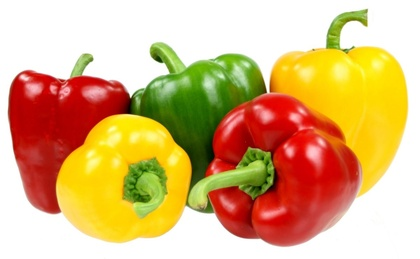
%> input picture Edge Dectection/BellPepper3.jpg, 420 x 259 px, shrunk from 1200 x 740 before the run
$ octave Test.m   (GNU Octave 9; MATLAB toolbox functions it lacks are replaced by stand-ins)
%> lines starting %> are read from the running program, lines starting %| are printed output that depends on the picture; in (x1, y1, x2, y2) boxes, pixels count from 0 and x2, y2 are one past the last pixel; in counts of white or black regions, pixels touching at a corner belong together; the program's own positions count from 1
### Edge Dectection/colorEdgeDetect.m
function [] = colorEdgeDetect (fileName, redLim, greenLim, blueLim)
%> called with fileName = '..\Images\BellPepper3.jpg', redLim = 140, greenLim = 20, blueLim = 50

    input = imread(fileName);
%> input is the input picture: size 259x420x3 uint8; mean R, G, B 219.9, 180.6, 126
    red = input(:,:,1);
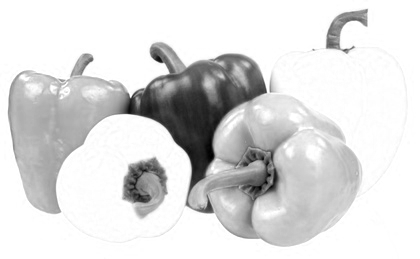
%> red: size 259x420 uint8; min 0, max 255, mean 219.9
    green = input(:,:,2);
    blue = input(:,:,3);
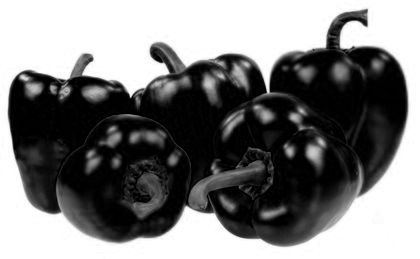
%> blue: size 259x420 uint8; min 0, max 255, mean 126
    output = input;


    % Horizontal Traversal
    for x = 2 : ( size(input, 1) - 2 )
        for y = 2 : ( size(input, 2) - 2 )
            greenLeft = red(x-1,y) < redLim && green(x-1,y) > greenLim && blue(x-1,y) < blueLim;
            greenRight = red(x+1,y) < redLim && green(x+1,y) > greenLim && blue(x+1,y) < blueLim;
            if (greenLeft && ~greenRight) || (~greenLeft && greenRight)
                output(x,y,1) = 0;
                output(x,y,2) = 0;
                output(x,y,3) = 255;
            end
        end
    end
%> output: size 259x420x3 uint8; 1.94% of pixels changed, all inside (x1, y1, x2, y2) = (87, 15, 367, 213)

    % Vertical Traversal
    for x = 2 : ( size(input, 1) - 2 )
        for y = 2 : ( size(input, 2) - 2 )
            greenLeft = red(x,y-1) < redLim && green(x,y-1) > greenLim && blue(x,y-1) < blueLim;
            greenRight = red(x,y+1) < redLim && green(x,y+1) > greenLim && blue(x,y+1) < blueLim;
            if (greenLeft && ~greenRight) || (~greenLeft && greenRight)
                output(x,y,1) = 0;
                output(x,y,2) = 0;
                output(x,y,3) = 255;
            end
        end
    end
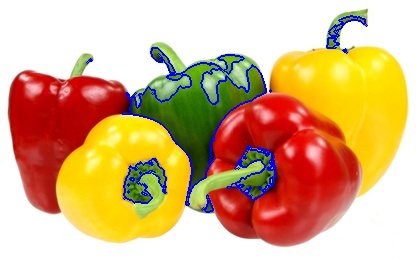
%> output: size 259x420x3 uint8; mean R, G, B 216.5, 176.8, 132.2

    figure(), imshow(output)
end

### Edge Dectection/Test.m
close all;

colorEdgeDetect('..\Images\BellPepper3.jpg', 140, 20, 50);

colorEdgeDetect('..\Images\Apple3.jpg', 200, 150, 120);
%> call 2 of colorEdgeDetect, with fileName = '..\Images\Apple3.jpg', redLim = 200, greenLim = 150, blueLim = 120
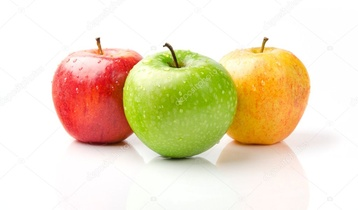
%> input picture Edge Dectection/Apple3.jpg, 358 x 210 px, shrunk from 1023 x 599 before the run
%> in colorEdgeDetect, input is the input picture: size 210x358x3 uint8; mean R, G, B 235.9, 221.1, 193
%> in colorEdgeDetect (call 2), `blue = input(:,:,3);`:
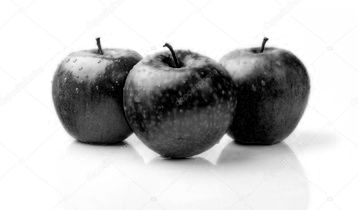
%> blue: size 210x358 uint8; min 0, max 255, mean 193
%> after the loop in colorEdgeDetect (call 2), `for x = 2 : ( size(input, 1) - 2 )`:
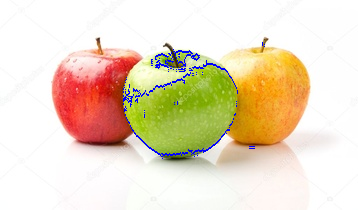
%> output: size 210x358x3 uint8; 1.17% of pixels changed, all inside (x1, y1, x2, y2) = (123, 42, 265, 159)
%> after the loop in colorEdgeDetect (call 2), `for x = 2 : ( size(input, 1) - 2 )`:
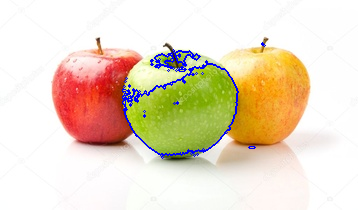
%> output: size 210x358x3 uint8; 0.54% of pixels changed, all inside (x1, y1, x2, y2) = (122, 43, 266, 158)
